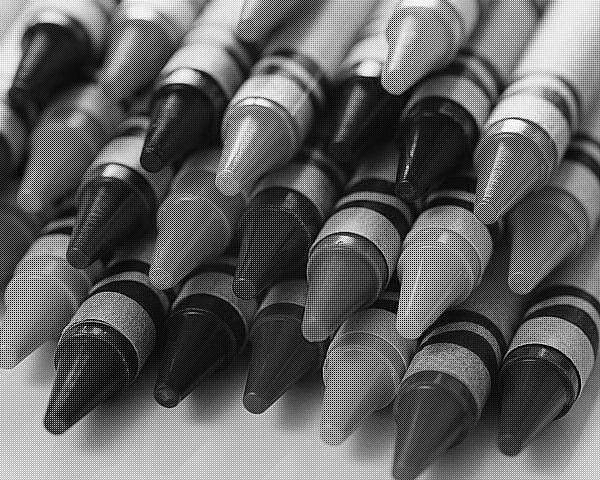
#> input picture image_set/crayons_mosaic.bmp, 600 x 480 px, given in place of out.png.bmp, which was not available
$ python A1.py   (Python 2 division)
#> lines starting #> are read from the running program, lines starting #| are printed output that depends on the picture; pictures that were not available may be replaced by others from this repository, and a replacement may not be noted
import cv2
import numpy as np
import os

def main():
    print(cv2.__version__)

    #enter the name of input images
    input_image = input('Please enter the name of .bmp input image without extension. eg. crayons_mosaic ! \n').strip()
#> the answer given: out.png
    original_image = input('Please enter the name of .jpg original image without extension. eg. crayons ! \n').strip()
#> the answer given: out.png

    #read input images
    bmp_img = cv2.imread('image_set/' + input_image + '.bmp', 3)
#> bmp_img is the input picture: shape (480, 600, 3); min 0, max 255, mean 98.1
    bmp_img = np.float32(bmp_img)
    orig_img = cv2.imread('image_set/' + original_image + '.jpg', 3)
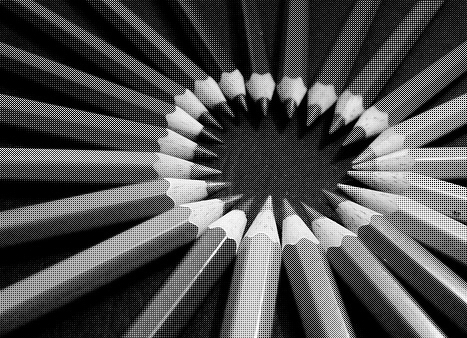
#> input picture image_set/new_pencils_mosaic.bmp, 467 x 338 px, given in place of out.png.jpg, which was not available
#> orig_img is the input picture: shape (338, 467, 3); min 0, max 255, mean 79.7

    #create 3 channels(B,G,R) as per the Bayer's Pattern
    channel_b, channel_g, channel_r = create_channel(bmp_img)

    #perform linear interpolation, calculate noise in 3 channel and grayscale, concat the result images
    filter_b, filter_g, filter_r, reconstructed_image = linear_interpolation(channel_b, channel_g, channel_r)
    error_image = calc_root_squared_diff_3channel(orig_img, reconstructed_image)
    error_image_grayscale = calc_root_squared_diff_graysacle(orig_img, reconstructed_image)
    fin_concat_img = concat_images(orig_img, reconstructed_image)

    #perform Bill Freeman technique, calculate noise in 3 channel and grayscale, concat the result images
    bf_recontructed = bill_freeman(filter_b, filter_g, filter_r)
    bf_error_image = calc_root_squared_diff_3channel(orig_img, bf_recontructed)
    bf_error_image_grayscale = calc_root_squared_diff_graysacle(orig_img, bf_recontructed)
    bf_fin_concat_img = concat_images(orig_img, bf_recontructed)

    channel3_error_img = concat_images(error_image, bf_error_image)
    grayscale_error_img = concat_images(error_image_grayscale, bf_error_image_grayscale)

    #creating an 'Output' folder if it does not exist
    if not os.path.exists('Output'):
        os.mkdir('Output')

    #Writing the four Output files
    cv2.imwrite('Output/Original,demosaic.jpg', fin_concat_img)
    cv2.imwrite('Output/Original,bill_freeman_demosaic.jpg', bf_fin_concat_img)

    cv2.imwrite('Output/part1_diff,part2_diff-3channel.jpg', channel3_error_img) #error image in 3 channels
    cv2.imwrite('Output/part1_diff,part2_diff-grayscale.jpg', grayscale_error_img) #error image in grayscale

    #Displaying the four Output files
    cv2.imshow('Original,demosaic', fin_concat_img)
    cv2.imshow('Original,bill_freeman_demosaic', bf_fin_concat_img)

    cv2.imshow('part1_diff,part2_diff-3channel', channel3_error_img)
    cv2.imshow('part1_diff,part2_diff-grayscale', grayscale_error_img)


    key = cv2.waitKey(0)
    if key == 13:  # waiting for enter key to exit
        cv2.destroyAllWindows()
        cv2.waitKey(1)


def bill_freeman(filter_b, filter_g, filter_r):
    filter_b = filter_b / 255
    filter_g = filter_g / 255
    filter_r = filter_r / 255

    b = filter_b - filter_r
    g = filter_g - filter_r

    bf_b = cv2.medianBlur(b, 3) + filter_r
    bf_g = cv2.medianBlur(g, 3) + filter_r

    bf_b = (np.clip(bf_b, 0, 1)) * 255
    bf_g = (np.clip(bf_g, 0, 1)) * 255
    filter_r = (np.clip(filter_r, 0, 1)) * 255

    bf_recontructed = cv2.merge((bf_b, bf_g, filter_r))
    bf_recontructed = np.uint8(bf_recontructed)

    return bf_recontructed


def concat_images(orig_img, reconstructed_image):
    return np.hstack((orig_img, reconstructed_image))


def calc_root_squared_diff_3channel(orig_img, recontructed):
    b, g, r = cv2.split(orig_img)
    b_new, g_new, r_new = cv2.split(recontructed)

    diff_b = np.sqrt((np.square(b / 255 - b_new / 255)))
    diff_g = np.sqrt((np.square(g / 255 - g_new / 255)))
    diff_r = np.sqrt((np.square(r / 255 - r_new / 255)))

    diff = cv2.merge(((diff_b * 255), (diff_g * 255), (diff_r * 255)))
    diff = np.uint8(diff)

    return diff

def calc_root_squared_diff_graysacle(orig_img, recontructed):
    b, g, r = cv2.split(orig_img)
    b_new, g_new, r_new = cv2.split(recontructed)

    diff_b = (np.square(b / 255 - b_new / 255))
    diff_g = (np.square(g / 255 - g_new / 255))
    diff_r = (np.square(r / 255 - r_new / 255))

    diff = np.sqrt(diff_b + diff_g + diff_r)
    diff = diff * 255

    diff = np.uint8(diff)

    return diff


def create_channel(bmp_img):
    b_bmp, g_bmp, r_bmp = cv2.split(bmp_img)
    width, height = bmp_img.shape[:2]
#> width = 480; height = 600

    b_channel = np.zeros((width, height), dtype=np.uint8)
    b_channel[::2] = 1
    b_channel[:, 1::2] = 0
    channel_b = cv2.bitwise_and(b_bmp, b_bmp, mask=b_channel)

    g_channel = np.ones((width, height), dtype=np.uint8)
    g_channel[::2] = 0
    g_channel[:, 0::2] = 0
    channel_g = cv2.bitwise_and(g_bmp, g_bmp, mask=g_channel)
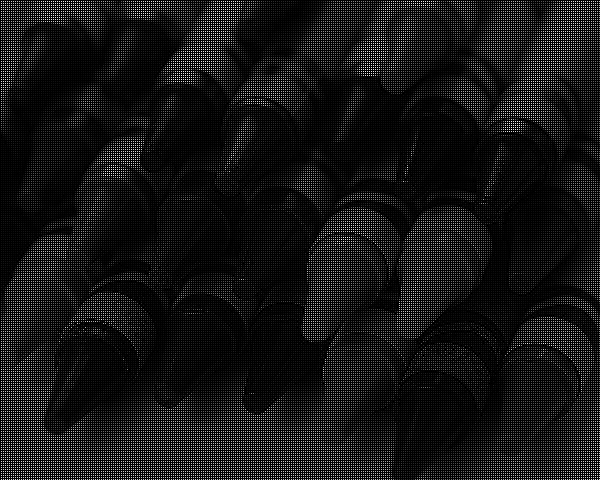
#> channel_g: shape (480, 600) float32; min 0, max 255, mean 21.7

    r_channel = np.ones((width, height), dtype=np.uint8) - b_channel - g_channel
    channel_r = cv2.bitwise_and(r_bmp, r_bmp, mask=r_channel)
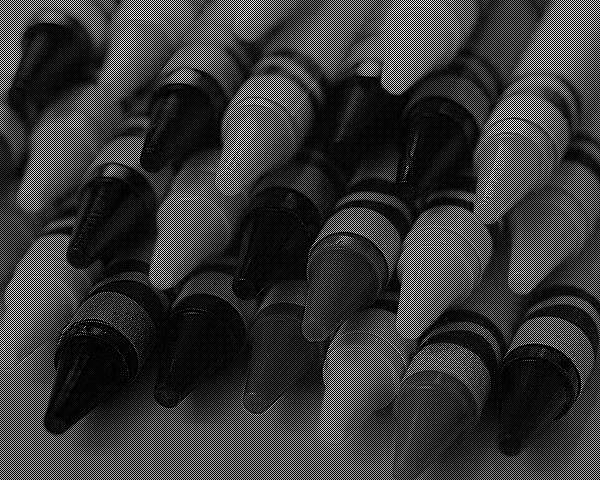
#> channel_r: shape (480, 600) float32; min 0, max 255, mean 54.6

    return channel_b, channel_g, channel_r


def linear_interpolation(channel_b, channel_g, channel_r):
    kernel_b = np.array([[.25, .5, .25], [.5, 1, .5], [.25, .5, .25]])
    kernel_g = np.array([[.25, .5, .25], [.5, 1, .5], [.25, .5, .25]])
    kernel_r = np.array([[0, .25, 0], [.25, 1, .25], [0, .25, 0]])

    filter_b = cv2.filter2D(channel_b, -1, kernel_b)
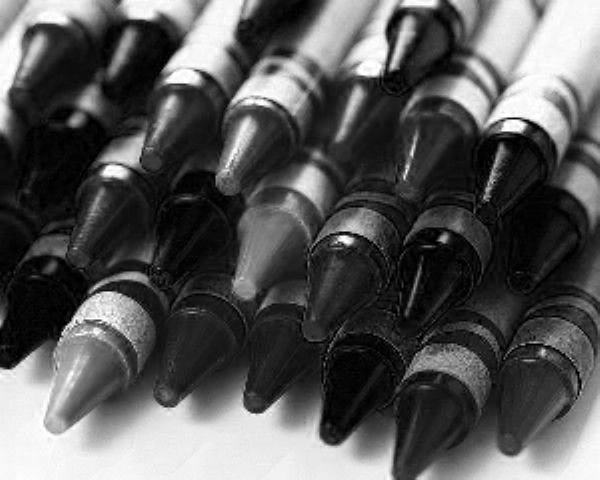
#> filter_b: shape (480, 600) float32; min 0, max 255, mean 87.5
    filter_g = cv2.filter2D(channel_g, -1, kernel_g)
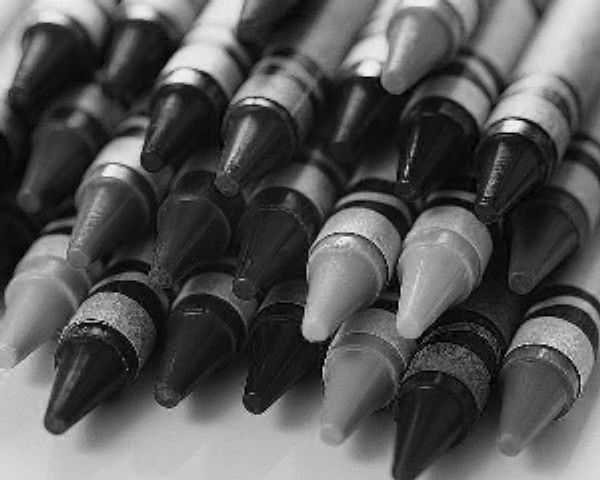
#> filter_g: shape (480, 600) float32; min 0, max 255, mean 86.6
    filter_r = cv2.filter2D(channel_r, -1, kernel_r)
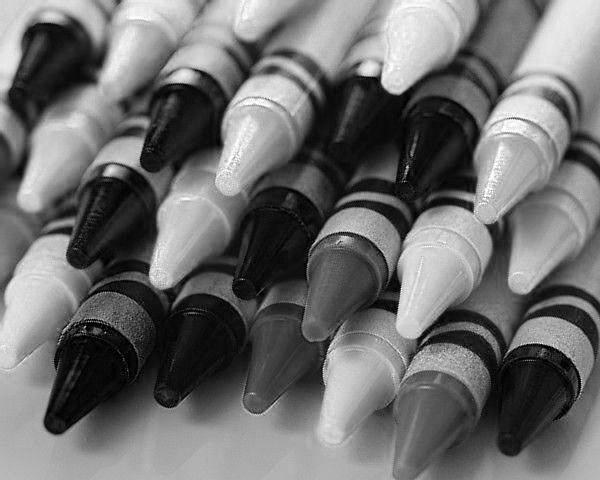
#> filter_r: shape (480, 600) float32; min 0, max 255, mean 109.2

    reconstructed_image = cv2.merge((filter_b, filter_g, filter_r))
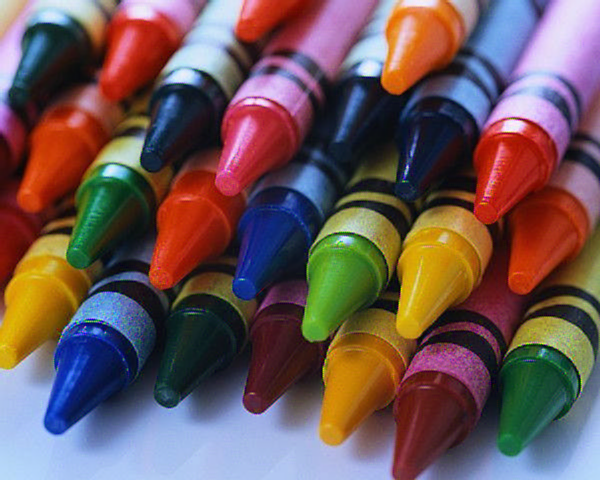
#> reconstructed_image: shape (480, 600, 3) float32; mean of channels 0, 1, 2 87.5, 86.6, 109.2; drawn as B, G, R
    reconstructed_image = np.uint8(reconstructed_image)

    return filter_b, filter_g, filter_r, reconstructed_image


if __name__ == "__main__":
    main()
#> (the run stopped early here; a loop or call above may not have finished)
